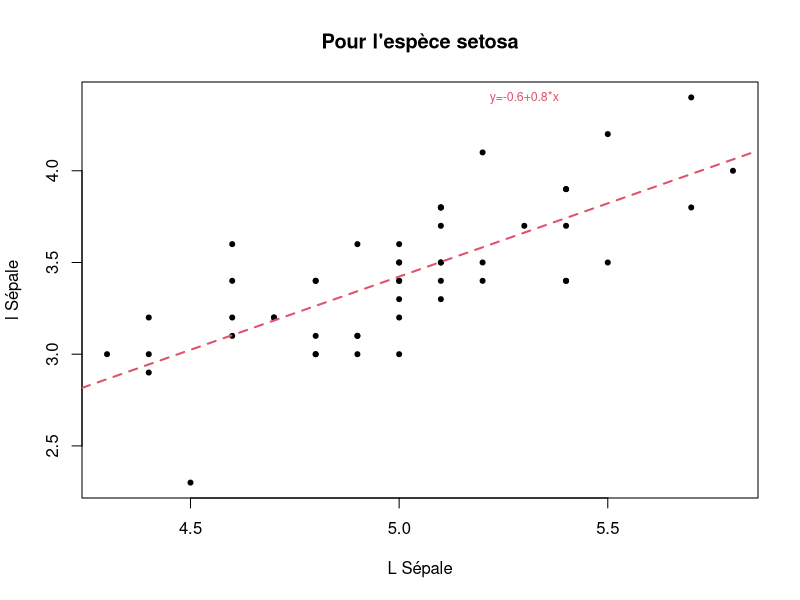
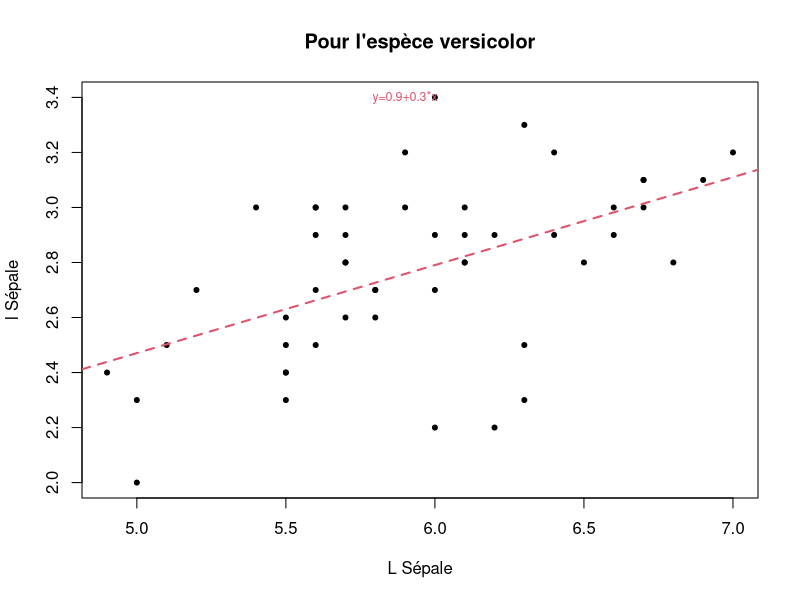
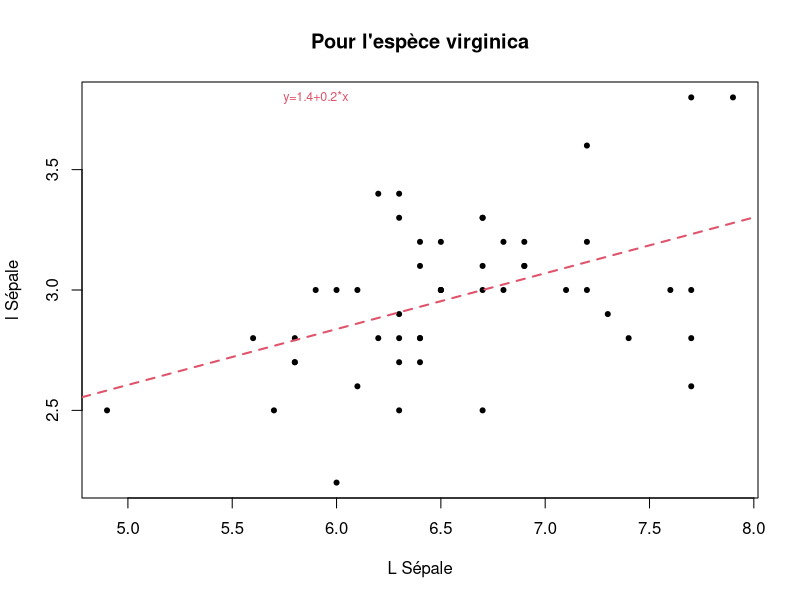

These charts were generated, in order, by the following R code:
## ---- chunk 1
x<-runif(1,-10,10)
if(x>0){print(paste("La valeur",round(x,1),"est positive",sep=" "))}
## ---- chunk 2
x<-runif(1,-10,10)
if(x>0){
  print(paste("La valeur",round(x,1),"est positive",sep=" "))}else{
  print(paste("La valeur",round(x,1),"est négative",sep=" "))}
## ---- chunk 3
perim<-function(r){
  return(2*pi*r)
}
perim(1)
## ---- chunk 4
perim<-function(r){
  if(r>0){return(2*pi*r)}else{return("On ne calcule le périmètre que lorsque r>0")}
}
perim(1)
perim(-1)
## ---- chunk 5
rectangle<-function(L,l){
  P=2*(L+l)
  A=L*l
  return(list(Perim=P,Aire=A))
}
rectangle(11,10)
## Que le périmètre :
rectangle(11,10)$Perim
## ---- chunk 6
#| code-fold: true
#| code-summary: "Voir la correction"
SomEnt<-function(n){
  x<-0
  for(i in 1:n) x<-x+i
  return(x)
}
## ---- chunk 7
#| code-fold: true
#| code-summary: "Voir la correction"
droite<-function(x,y){
  b<-(mean(x*y)-mean(x)*mean(y))/(mean((x-mean(x))^2))
  a<-mean(y)-b*mean(x)
  return(list(a=a,b=b))
}
## ---- chunk 8
data("iris")
## ---- chunk 9
#| code-fold: true
#| code-summary: "Voir la correction"
for(i in 1:3){
    esp<-levels(iris$Species)[i]
    D<-droite(iris$Sepal.Length[iris$Species==esp],iris$Sepal.Width[iris$Species==esp])
    plot(iris$Sepal.Length[iris$Species==esp],iris$Sepal.Width[iris$Species==esp],
         main=paste("Pour l'espèce",esp),xlab="L Sépale",ylab="l Sépale",pch=20)
    abline(a=D$a,b=D$b,col=2,lty=2,lwd=2)
    text(min(iris$Sepal.Length[iris$Species==esp])+1,max(iris$Sepal.Width[iris$Species==esp]),
         paste("y=",round(D$a,1),"+",round(D$b,1),"*x",sep=""),col=2,cex=0.75)
  
}
